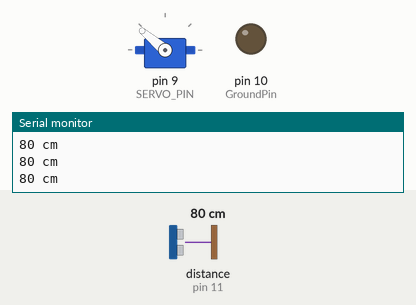
This sketch was run on a simulated Arduino Uno, built with avr-gcc and run on an emulated ATmega328P. Parts: servo, output pins drawn as LEDs (lit = HIGH), the last lines printed to the serial monitor. Wiring (inferred from the names in the program): ultrasonic range finder: trigger pin 12; echo pin 11. The inputs (shaded band) are chosen by the test bench; at power-on: distance to the obstacle (sensor on pin 11) 80 cm. The echo pulse lasts 58.3 µs per cm; pins used as bus, display or sensor lines are not drawn.

Above: at 1.2 s.
1.3 s: distance to the obstacle (sensor on pin 11) set to 17 cm
4.3 s: distance to the obstacle (sensor on pin 11) set to 14 cm
At 7.1 s:
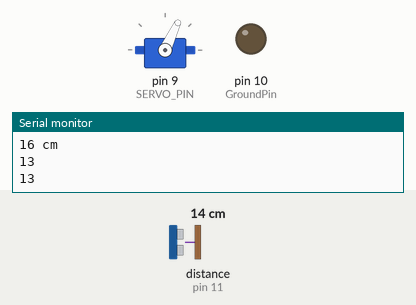
7.3 s: distance to the obstacle (sensor on pin 11) set to 48 cm
9.5 s: distance to the obstacle (sensor on pin 11) set to 56 cm
At 10.3 s:
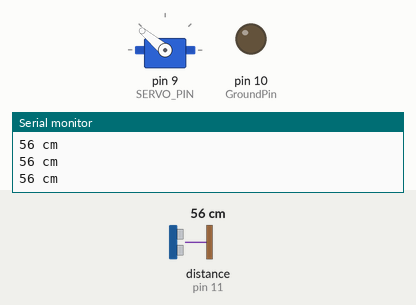
11.0 s: distance to the obstacle (sensor on pin 11) set to 2 cm
At 14.3 s:
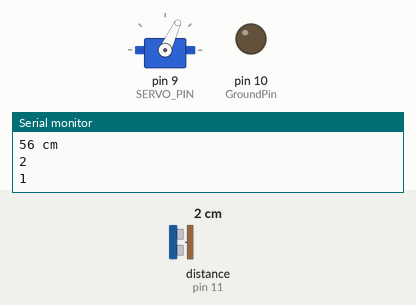
Timing chart, 0 to 15.0 s (numbered marks = the images above; inputs shaded):
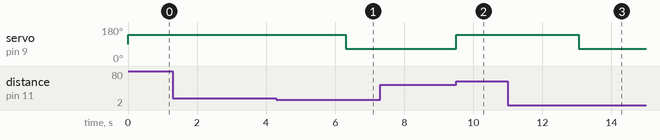

Measured:
- the behaviour switches between 16 and 15 cm on distance to the obstacle (sensor on pin 11) (found by bisection; images 0 and 1)
- the behaviour switches between 50 and 51 cm on distance to the obstacle (sensor on pin 11) (found by bisection; images 1 and 2)
- after the input at 4.3 s, servo on pin 9 (SERVO_PIN): 140° → 65° after 2.0 s
- after the input at 9.5 s, servo on pin 9 (SERVO_PIN): 65° → 140° at once
- after the input at 11.0 s, servo on pin 9 (SERVO_PIN): 140° → 65° after 2.0 s

The sketch:

Claw_code.ino
```cpp
/*
 Controlling a servo position based on the distance reading from a sensor

 Program designed to operate a claw arm based on its height from the ground
*/

#include <Servo.h>

#define GroundPin 10 //the Ground pin is attached to pin 13

#define echoPin 11 //the Echo pin is attached to pin 13

#define trigPin 12 // the Trig pin is attached to pin 13

#define VccPin 13 // the Vcc pin is attached to pin 13

#define SERVO_PIN 9 // attaches the servo on pin 9 to the servo object


Servo myservo;  // create servo object to control a servo


void setup() {
  myservo.attach(SERVO_PIN);  // attaches the servo on pin 9 to the servo object

  Serial.begin (9600);         //set data transmission rate to communicate with computer

pinMode(VccPin, OUTPUT) ;    //tell pin 13 it is going to be an output

digitalWrite(VccPin, HIGH) ; //tell pin 13 to output HIGH (+5V)

pinMode(echoPin, INPUT);     //tell pin 11 it is going to be an input

pinMode(trigPin, OUTPUT);    //tell pin 12 it is going to be an output

pinMode(GroundPin, OUTPUT) ; //tell pin 10 it is going to be an output

digitalWrite(GroundPin,LOW) ;//tell pin 10 to output LOW (0V, or ground)

}

void loop() {
  int duration, distance;                //defining variables

digitalWrite(trigPin, HIGH);           //set trigger pin to HIGH

delayMicroseconds(1000);               //wait 1000 microseconds

digitalWrite(trigPin, LOW);            //set trigger pin to LOW

duration = pulseIn(echoPin, HIGH);     //read echo pin

distance = (duration/2) / 29.1;        //compute distance from duration of echo Pin

if (distance <= 14 && distance >= 1)  //deciding whether or not distance is reasonable

  {

  Serial.println(distance);      // print the distance for testing purposes
  delay(2000);                  //One second delay to allow for claw to be properly positioned
  myservo.write(65);                  // Closes the claw

  }

// The Claw will remain closed after raising it as long as it isn't raised it too high

if(distance <=100 && distance >=50 )   //If claw is raised above a certain height, it will open again

  {

  Serial.print(distance);              //printing the value of the variable "distance" in cm for testing purposes

  Serial.println(" cm");               //printing " cm" after the value and cuz I'm too lazy to delete this line
  myservo.write(140);                  // Opens the claw
  delay(50);                           // waits for the servo to get there

  }

 if(distance <50 && distance >15 )
 {
    Serial.print(distance);              //printing the value of the variable "distance" in cm for testing purposes

  Serial.println(" cm");               //printing " cm" after the value and cuz I'm too lazy to delete this line
  delay(50);
 }

}
```
